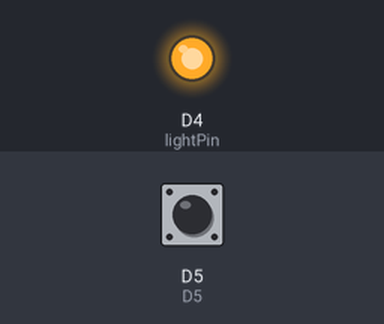
This sketch was run on a simulated ESP8266 (NodeMCU). Shown: output pins drawn as LEDs (lit = HIGH). The test bench sets the inputs (shaded band); at power-on: D5 HIGH. What the sketch prints to the serial monitor is not drawn.

Above: at 0.1 s.
Timing chart, 0 to 1.6 s (numbered marks = the images above):
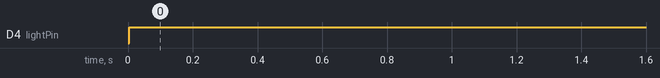

The sketch:

CapacitiveButton.ino
```cpp
#include <CapacitiveSensor.h>
#include <ESP8266WiFi.h>

// NodeMCU Digital Pins
#define D0  16
#define D1  5  // I2C Bus SCL (clock)
#define D2  4  // I2C Bus SDA (data)
#define D3  0
#define D4  2  // Same as "LED_BUILTIN", but inverted logic
#define D5  14 // SPI Bus SCK (clock)
#define D6  12 // SPI Bus MISO
#define D7  13 // SPI Bus MOSI
#define D8  15 // SPI Bus SS (CS)
#define D9  3  // RX0 (Serial console)
#define D10 1  // TX0 (Serial console)

#define SEND D0
#define RECEIVE D5

#define lightPin D4

bool flag = false;
 CapacitiveSensor sensor = CapacitiveSensor(SEND, RECEIVE);

void setup()
{
  Serial.begin(115200);
  pinMode(lightPin, OUTPUT);

  sensor.set_CS_Timeout_Millis(4000);
}

void loop()
{
    long start = millis();
    long total = sensor.capacitiveSensorRaw(30);

    Serial.print(millis() - start);
    Serial.print("\t");
    Serial.print(total);
    Serial.println();

    if(total > 130 && !flag)
    {
      Serial.print("touched");
      digitalWrite(lightPin, !digitalRead(lightPin));
      flag = true;
    }
    else if(total <130)
    {
      Serial.print("not touched");
      flag = false;
    }

    delay(100);
}
```

Measured:
- by itself, D4 (lightPin): LOW → HIGH at 0.00 s
